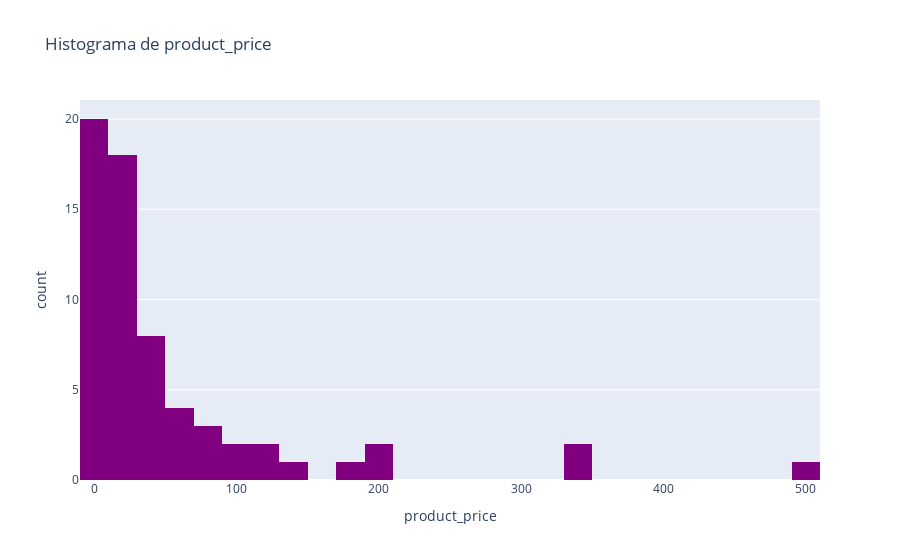
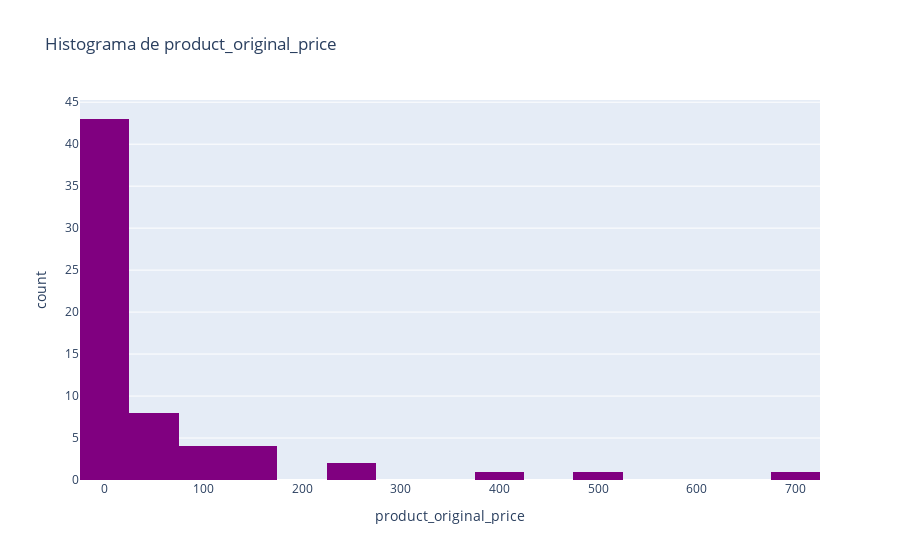
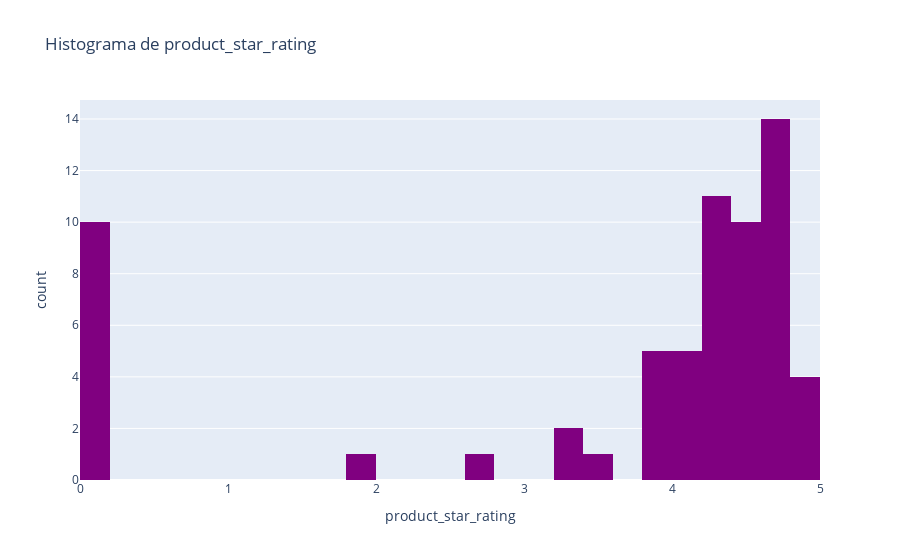
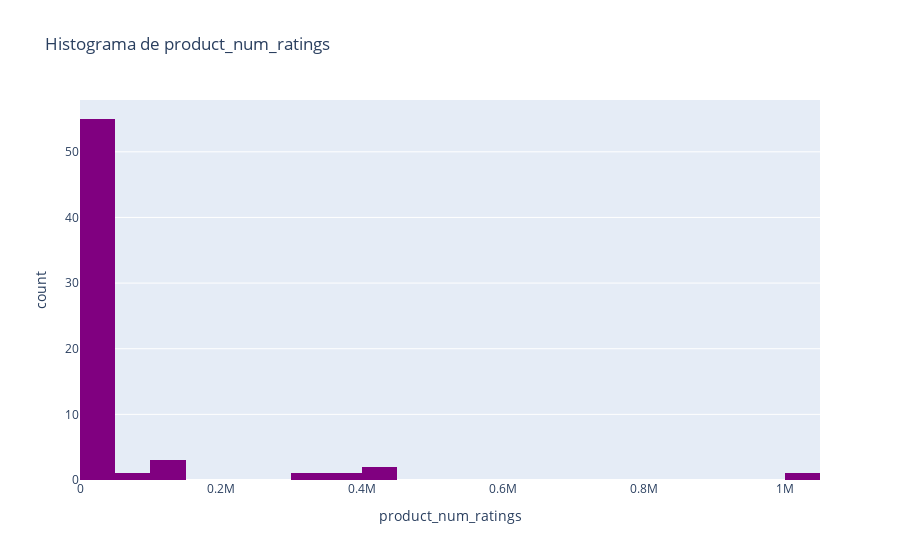

The code cell stored with these charts, in order, in its notebook:
### Markdown cell above
**5.1.2.** Para las variables numéricas crear histogramas. Listar los productos que están más lejos de 5 estándares de desviación, y serían considerados outliers. Hacer test de si es una distribución normal o no.

### Code cell
for col in numeric:
    fig = px.histogram(products, x=col, title=f"Histograma de {col}", nbins=30)
    fig.update_traces(marker_color='purple')
    fig.show()

### Figure 1 — Plotly figure (JSON) as saved in the notebook; plotly's stock layout.template omitted (floating-point values rounded to 4 significant figures)
{"data": [{"bingroup": "x", "hovertemplate": "product_price=%{x}<br>count=%{y}<extra></extra>", "legendgroup": "", "marker": {"color": "purple", "pattern": {"shape": ""}}, "name": "", "nbinsx": 30, "orientation": "v", "showlegend": false, "type": "histogram", "x": [99.99, 149.7, 49.88, 335.0, 200.0, 130.0, 350.0, 49.39, 87.1, 130.0, 70.61, 48.75, 99.99, 499.0, 200.0, 38.67, 23.99, 84.99, 0.25, 0.49, 2.39, 18.09, 19.78, 0.0, 55.99, 6.68, 11.53, 36.98, 27.98, 28.79, 0.0, 0.0, 36.98, 0.0, 3.19, 12.99, 0.0, 22.18, 180.0, 19.02, 14.98, 67.28, 0.0, 0.0, 0.0, 0.0, 24.49, 11.99, 0.0, 29.99, 14.99, 22.0, 39.99, 24.98, 5.99, 0.0, 0.0, 15.99, 0.0, 34.98, 14.99, 0.0, 69.99, 59.99], "xaxis": "x", "yaxis": "y"}], "layout": {"barmode": "relative", "legend": {"tracegroupgap": 0}, "title": {"text": "Histograma de product_price"}, "xaxis": {"anchor": "y", "domain": [0, 1], "title": {"text": "product_price"}}, "yaxis": {"anchor": "x", "domain": [0, 1], "title": {"text": "count"}}}}

### Figure 2 — Plotly figure (JSON) as saved in the notebook; plotly's stock layout.template omitted (floating-point values rounded to 4 significant figures)
{"data": [{"bingroup": "x", "hovertemplate": "product_original_price=%{x}<br>count=%{y}<extra></extra>", "legendgroup": "", "marker": {"color": "purple", "pattern": {"shape": ""}}, "name": "", "nbinsx": 30, "orientation": "v", "showlegend": false, "type": "histogram", "x": [170.0, 158.0, 0.0, 499.0, 0.0, 137.7, 400.0, 0.0, 105.0, 150.0, 87.14, 56.95, 0.0, 699.0, 272.3, 40.5, 29.0, 99.0, 0.0, 0.0, 0.0, 26.99, 32.99, 0.0, 0.0, 0.0, 18.99, 0.0, 0.0, 31.99, 0.0, 18.0, 0.0, 20.25, 3.99, 0.0, 0.0, 0.0, 249.0, 29.99, 0.0, 0.0, 0.0, 0.0, 0.0, 20.24, 0.0, 0.0, 22.5, 0.0, 0.0, 0.0, 0.0, 0.0, 0.0, 0.0, 0.0, 0.0, 0.0, 0.0, 30.0, 0.0, 0.0, 84.99], "xaxis": "x", "yaxis": "y"}], "layout": {"barmode": "relative", "legend": {"tracegroupgap": 0}, "title": {"text": "Histograma de product_original_price"}, "xaxis": {"anchor": "y", "domain": [0, 1], "title": {"text": "product_original_price"}}, "yaxis": {"anchor": "x", "domain": [0, 1], "title": {"text": "count"}}}}

### Figure 3 — Plotly figure (JSON) as saved in the notebook; plotly's stock layout.template omitted (floating-point values rounded to 4 significant figures)
{"data": [{"bingroup": "x", "hovertemplate": "product_star_rating=%{x}<br>count=%{y}<extra></extra>", "legendgroup": "", "marker": {"color": "purple", "pattern": {"shape": ""}}, "name": "", "nbinsx": 30, "orientation": "v", "showlegend": false, "type": "histogram", "x": [4.0, 4.2, 3.9, 4.3, 4.1, 4.2, 4.4, 4.2, 3.9, 4.1, 3.9, 4.3, 3.8, 4.3, 4.2, 4.4, 4.6, 4.7, 4.7, 4.8, 4.8, 4.7, 0.0, 4.2, 4.0, 4.7, 4.4, 0.0, 0.0, 4.5, 4.7, 4.8, 0.0, 4.7, 0.0, 4.5, 3.2, 4.8, 4.6, 4.7, 0.0, 3.8, 1.8, 4.3, 4.4, 4.7, 0.0, 4.2, 4.6, 3.2, 4.5, 4.4, 0.0, 0.0, 4.7, 4.4, 4.6, 4.6, 4.2, 0.0, 4.4, 3.5, 2.6, 4.0], "xaxis": "x", "yaxis": "y"}], "layout": {"barmode": "relative", "legend": {"tracegroupgap": 0}, "title": {"text": "Histograma de product_star_rating"}, "xaxis": {"anchor": "y", "domain": [0, 1], "title": {"text": "product_star_rating"}}, "yaxis": {"anchor": "x", "domain": [0, 1], "title": {"text": "count"}}}}

### Figure 4 — Plotly figure (JSON) as saved in the notebook; plotly's stock layout.template omitted (floating-point values rounded to 4 significant figures)
{"data": [{"bingroup": "x", "hovertemplate": "product_num_ratings=%{x}<br>count=%{y}<extra></extra>", "legendgroup": "", "marker": {"color": "purple", "pattern": {"shape": ""}}, "name": "", "nbinsx": 30, "orientation": "v", "showlegend": false, "type": "histogram", "x": [2929, 135, 205, 2248, 423, 578, 109, 2771, 613, 94, 462, 26685, 8, 2098, 2258, 37513, 4355, 390, 8010, 13638, 54922, 180, 0, 437768, 3075, 628, 100331, 0, 0, 1142, 8, 130395, 0, 2317, 0, 27686, 9, 36930, 2687, 793, 0, 96, 12, 384756, 38, 333273, 0, 51, 6346, 204, 3241, 25391, 0, 0, 2440, 1015448, 447888, 7384, 140637, 0, 14471, 270, 12, 48154], "xaxis": "x", "yaxis": "y"}], "layout": {"barmode": "relative", "legend": {"tracegroupgap": 0}, "title": {"text": "Histograma de product_num_ratings"}, "xaxis": {"anchor": "y", "domain": [0, 1], "title": {"text": "product_num_ratings"}}, "yaxis": {"anchor": "x", "domain": [0, 1], "title": {"text": "count"}}}}
